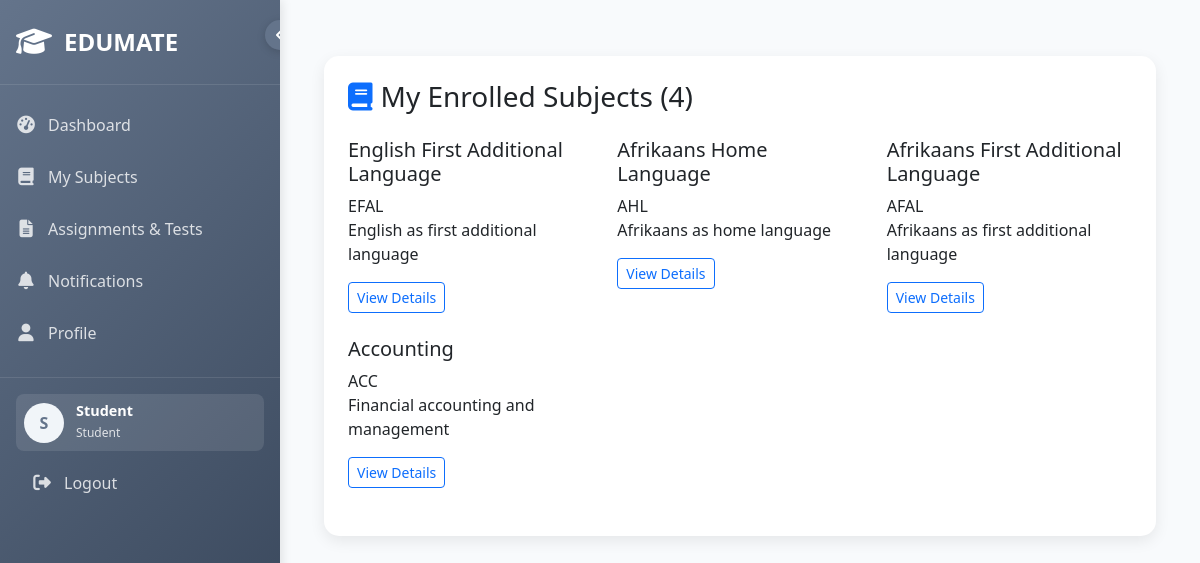
Screenshot of /student_dashboard/subjects.php (signed in) with the database file from the repository.
### tables this page shows
CREATE TABLE `subject_enrollments` (
  `id` int(11) NOT NULL,
  `student_id` int(11) NOT NULL,
  `subject_id` int(11) NOT NULL,
  `grade_at_enrollment` int(11) NOT NULL,
  `status` enum('active','dropped','completed') DEFAULT 'active',
  `enrollment_date` timestamp NOT NULL DEFAULT current_timestamp(),
  `dropped_date` timestamp NULL DEFAULT NULL,
  `created_at` timestamp NOT NULL DEFAULT current_timestamp(),
  `updated_at` timestamp NOT NULL DEFAULT current_timestamp() ON UPDATE current_timestamp()
);

CREATE TABLE `subjects` (
  `id` int(11) NOT NULL,
  `subject_name` varchar(100) NOT NULL,
  `subject_code` varchar(10) NOT NULL,
  `category` enum('core','elective','practical') NOT NULL DEFAULT 'core',
  `applicable_grades` longtext NOT NULL CHECK (json_valid(`applicable_grades`)),
  `description` text DEFAULT NULL,
  `is_active` tinyint(1) DEFAULT 1,
  `created_at` timestamp NOT NULL DEFAULT current_timestamp()
);

### student_dashboard/subjects.php (the view, shortened to what this page needs)
<?php
require_once '../config/database.php';
$student_id = $_SESSION['user_id'];
$stmt = $pdo->prepare("SELECT * FROM users WHERE id = ?");
$stmt->execute([$student_id]);
$student_data = $stmt->fetch(PDO::FETCH_ASSOC);
$student_grade = $student_data ? $student_data['grade'] : null;
$enrolled_subjects = [];
if ($student_grade) {
    $stmt = $pdo->prepare("
        SELECT s.*, se.enrollment_date, se.grade_at_enrollment
        FROM subjects s
        JOIN subject_enrollments se ON s.id = se.subject_id
        WHERE se.student_id = ? AND se.status='active'
    ");
    $stmt->execute([$student_id]);
    $enrolled_subjects = $stmt->fetchAll(PDO::FETCH_ASSOC);
}
$selected_subject = null;
$materials = [];
$open_resources = [];
include '../includes/student_header.php';
?>
<div class="container py-4">
    <?php if ($selected_subject): ?>
        <div class="subject-card mb-4">
            <div class="subject-header <?= $selected_subject['category']; ?>">
                <div class="d-flex justify-content-between">
                    <h3 class="mb-0"><?= htmlspecialchars($selected_subject['subject_name']); ?></h3>
                    <span class="badge bg-light text-dark">Grade <?= $selected_subject['grade_at_enrollment']; ?></span>
                </div>
                <div class="stats-badge mt-2"><?= htmlspecialchars($selected_subject['subject_code']); ?></div>
            </div>
            <div class="card-body">
                <p class="mb-3"><?= htmlspecialchars($selected_subject['description']); ?></p>
                <div class="mb-3">
                    <i class="fas fa-calendar me-2"></i>Enrolled: <?= date("M d, Y", strtotime($selected_subject['enrollment_date'])); ?>
                </div>
            </div>
        </div>
        <div class="content-card p-4 mb-4">
            <h4 class="mb-3"><i class="fas fa-book-open text-primary me-2"></i>Teacher Materials</h4>
            <?php if (empty($materials)): ?>
                <p>No materials uploaded yet.</p>
            <?php else: ?>
                <div class="row">
                    <?php foreach ($materials as $m): ?>
                        <div class="col-md-6 mb-3">
                            <div class="card h-100">
                                <div class="card-body">
                                    <h5><?= htmlspecialchars($m['title']); ?></h5>
                                    <p class="text-muted"><?= htmlspecialchars($m['description']); ?></p>
                                    <small>By <?= htmlspecialchars($m['teacher_name']); ?> on <?= date("M d, Y", strtotime($m['created_at'])); ?></small>
                                    <div class="mt-2">
                                        <?php if ($m['file_path']): ?>
                                            <a href="../<?= $m['file_path']; ?>" target="_blank" class="btn btn-sm btn-outline-primary">📂 Download</a>
                                        <?php endif; ?>
                                        <?php if ($m['external_link']): ?>
                                            <a href="<?= $m['external_link']; ?>" target="_blank" class="btn btn-sm btn-outline-secondary">🔗 Open Link</a>
                                        <?php endif; ?>
                                    </div>
                                </div>
                            </div>
                        </div>
                    <?php endforeach; ?>
                </div>
            <?php endif; ?>
        </div>
        <div class="content-card p-4 mb-4">
            <h4 class="mb-3"><i class="fas fa-globe text-success me-2"></i>Additional Resources</h4>
            <?php if (empty($open_resources)): ?>
                <p>No additional resources.</p>
            <?php else: ?>
                <?php foreach ($open_resources as $r): ?>
                    <div class="card mb-3">
                        <div class="card-body">
                            <h5><?= htmlspecialchars($r['title']); ?></h5>
                            <p class="text-muted"><?= htmlspecialchars($r['description']); ?></p>
                            <a href="<?= $r['resource_link']; ?>" target="_blank" class="btn btn-sm btn-outline-success">Open Resource</a>
                        </div>
                    </div>
                <?php endforeach; ?>
            <?php endif; ?>
        </div>
        <a href="subjects.php" class="btn btn-secondary"><i class="fas fa-arrow-left me-2"></i>Back to My Subjects</a>
    <?php else: ?>
        <div class="content-card p-4">
            <h3 class="mb-4"><i class="fas fa-book text-primary me-2"></i>My Enrolled Subjects (<?= count($enrolled_subjects) ?>)</h3>
            <div class="row">
                <?php foreach ($enrolled_subjects as $subject): ?>
                    <div class="col-md-4 mb-4">
                        <div class="subject-card">
                            <div class="subject-header <?= $subject['category']; ?>">
                                <h5><?= htmlspecialchars($subject['subject_name']); ?></h5>
                                <div class="stats-badge"><?= htmlspecialchars($subject['subject_code']); ?></div>
                            </div>
                            <div class="card-body">
                                <p><?= htmlspecialchars($subject['description'] ?? 'No description available.'); ?></p>
                                <a href="?view_id=<?= $subject['id']; ?>" class="btn btn-outline-primary btn-sm">View Details</a>
                            </div>
                        </div>
                    </div>
                <?php endforeach; ?>
            </div>
        </div>
    <?php endif; ?>
</div>
<?php include '../includes/student_footer.php'; ?>

### includes/student_header.php (style rules this page uses)
:root { --sidebar-width: 280px; --sidebar-collapsed-width: 70px; --primary-neutral: #64748b; --secondary-neutral: #475569; --light-neutral: #f1f5f9; --dark-neutral: #334155; --accent-neutral: #94a3b8; }
body { font-family: 'Segoe UI', Tahoma, Geneva, Verdana, sans-serif; background-color: #f8fafc; }
.content-card { background: white; border-radius: 15px; box-shadow: 0 5px 15px rgba(0, 0, 0, 0.08); overflow: hidden; }

### rows the page displays
subject_enrollments: subject.subject_name "English First Additional Language", subject.subject_code "EFAL", subject.description "English as first additional language"
subject_enrollments: subject.subject_name "Afrikaans Home Language", subject.subject_code "AHL", subject.description "Afrikaans as home language"
subject_enrollments: subject.subject_name "Afrikaans First Additional Language", subject.subject_code "AFAL", subject.description "Afrikaans as first additional language"
subject_enrollments: subject.subject_name "Accounting", subject.subject_code "ACC", subject.description "Financial accounting and management"

### other values shown
substr($student_name, 0, 1) "S"
$student_name "Student"
count($enrolled_subjects) "4"
